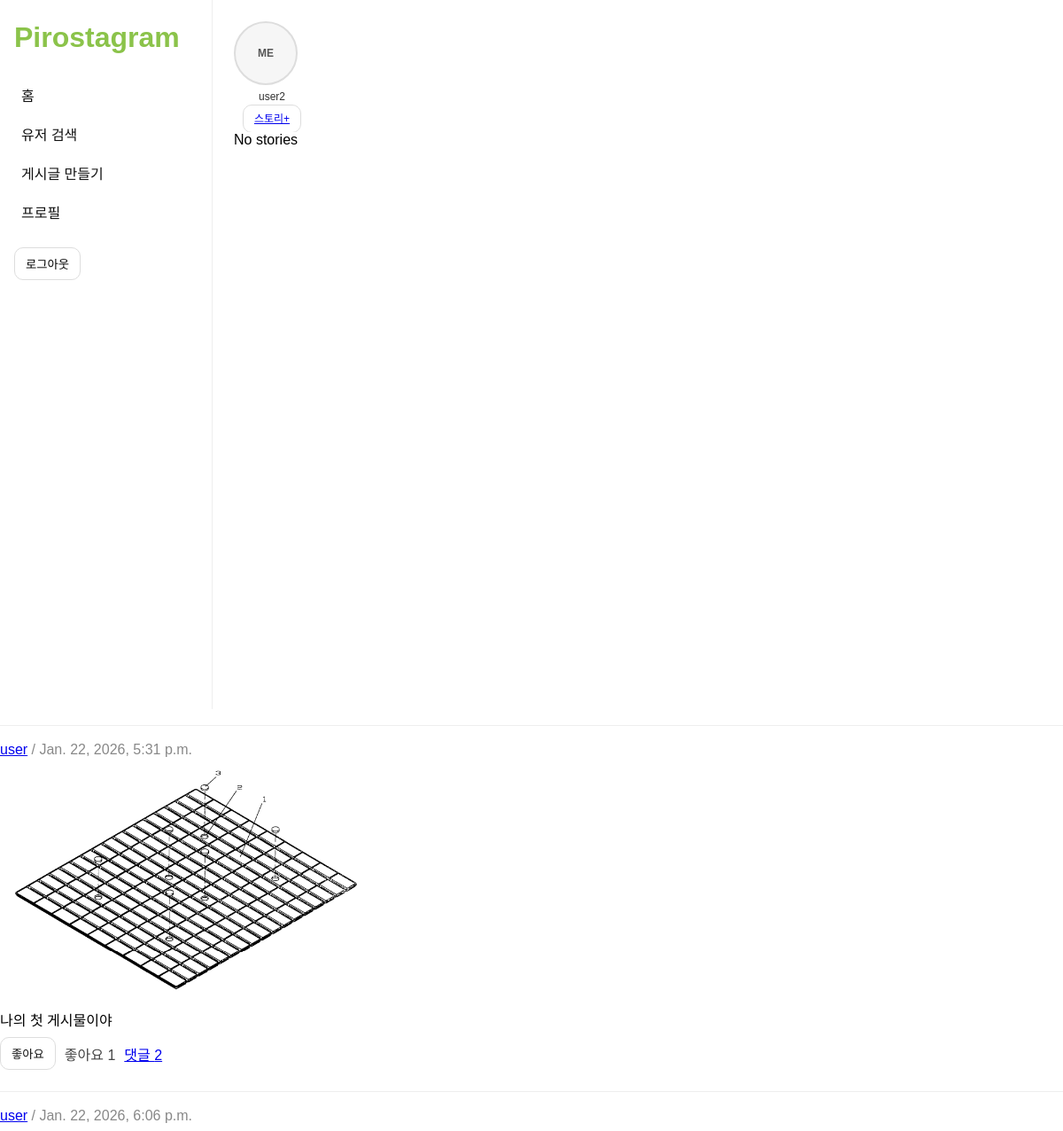
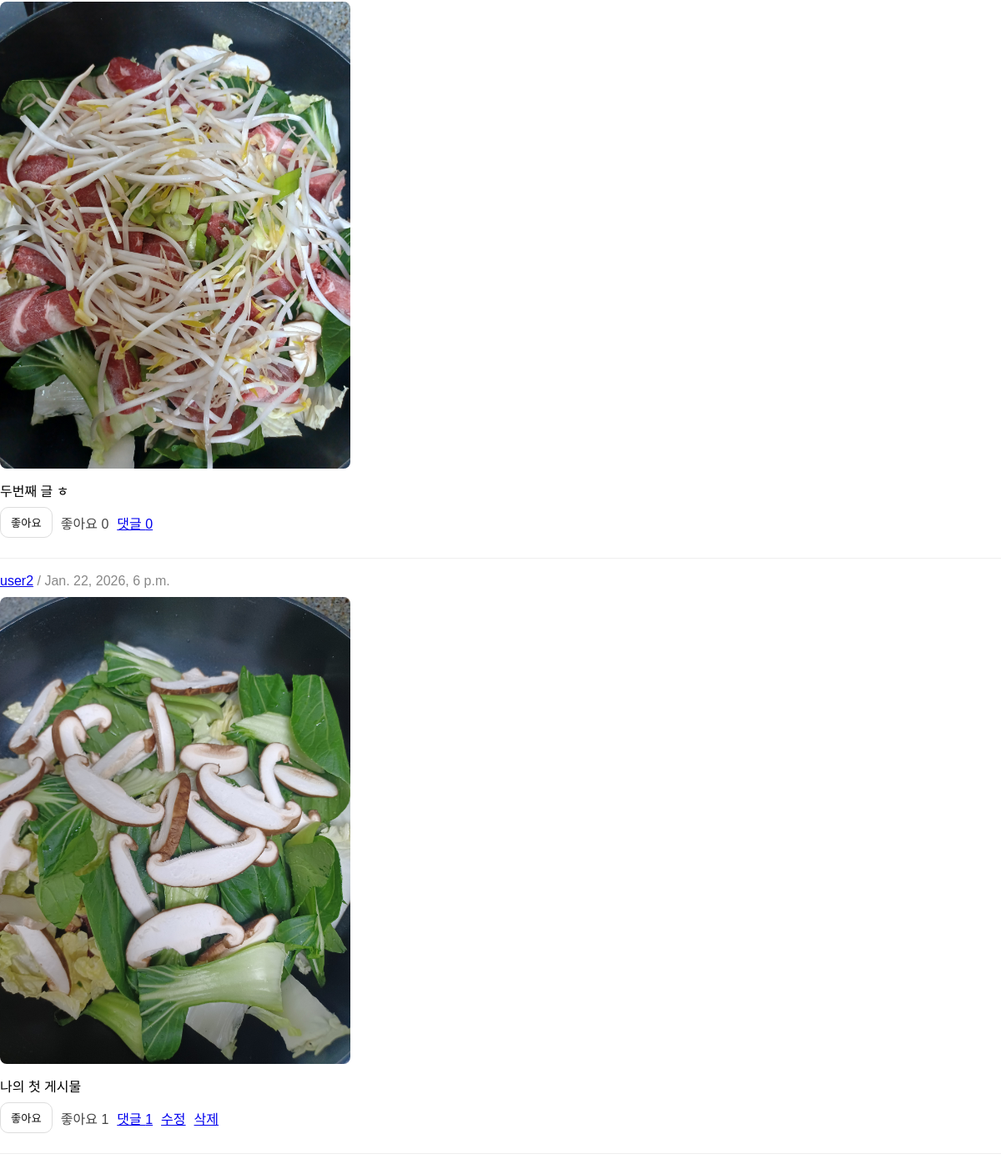
Screenshot of / (signed in) with the database file from the repository (2 pictures, top to bottom).
### posts/models.py (models this page shows, shortened)
class Post(models.Model):
    author = models.ForeignKey(settings.AUTH_USER_MODEL, on_delete=models.CASCADE, related_name="posts")
    image = models.ImageField(upload_to="posts/%Y/%m/%d/")
    content = models.TextField(blank=True)
    created_at = models.DateTimeField(auto_now_add=True)
    updated_at = models.DateTimeField(auto_now=True)
    class Meta:
        ordering = ["-created_at"]

### posts/views.py (the view)
# urls.py: path("", views.FeedView.as_view(), name="feed"),
class FeedView(LoginRequiredMixin, ListView):
    model = Post
    template_name = "posts/feed.html"
    context_object_name = "posts"
    def get_queryset(self):
        me = self.request.user
        following_ids = Follow.objects.filter(from_user=me).values_list("to_user_id", flat=True)
        qs = (
            Post.objects.filter(author_id__in=list(following_ids) + [me.id])
            .select_related("author")
            .annotate(
                likes_count=Count("likes", distinct=True),
                comments_count=Count("comments", distinct=True),
            )
        )
        return qs
    from .models import Story

### templates/posts/feed.html (shortened to what this page needs)
{% extends "base.html" %}
{% block content %}
<div class="storybar">
  <div class="story-item">
    {% if my_latest_story %}
      <a href="{% url 'posts:story_view' my_latest_story.id %}" style="text-decoration:none;">
        <div class="avatar-circle">ME</div>
      </a>
    {% else %}
      <a href="{% url 'posts:profile' user.username %}" style="text-decoration:none;">
        <div class="avatar-circle">ME</div>
      </a>
    {% endif %}
    <div style="margin-top:6px;">{{ user.username }}</div>
    <div style="margin-top:8px;">
      <a class="btn" href="{% url 'posts:story_create' %}">스토리+</a>
    </div>
  </div>
</div>
  {% for s in story_list %}
    {% if s.user_id != user.id %}
      <div class="story-item">
        <a href="{% url 'posts:story_view' s.id %}">
          <img class="avatar" src="https://via.placeholder.com/68?text={{ s.user.username|slice:":2" }}" alt="story">
        </a>
        <div style="margin-top:6px;">{{ s.user.username }}</div>
      </div>
    {% endif %}
  {% empty %}
    <span>No stories</span>
  {% endfor %}
</div>
<hr style="border:none; border-top:1px solid #eee; margin:18px 0;">
{% for post in posts %}
<div style="margin-bottom:24px;">
    <div>
        <a href="{% url 'posts:profile' post.author.username %}">{{ post.author.username }}</a>
        <span style="color:#888;"> / {{ post.created_at }}</span>
    </div>
    <div style="margin:10px 0;">
        <a href="{% url 'posts:detail' post.id %}">
            <img src="{{ post.image.url }}" alt="post" style="max-width:420px; border-radius:8px;">
        </a>
    </div>
    <div style="margin-bottom:8px;">{{ post.content }}</div>
    <div style="display:flex; gap:10px; align-items:center;">
        <form action="{% url 'posts:like_toggle' post.id %}" method="post">
            {% if post.id in liked_post_ids %}
            <button type="submit"
                style="background:#ff2d55; color:white; border:none; padding:8px 12px; border-radius:10px; cursor:pointer;">
                좋아요
            </button>
            {% else %}
            <button type="submit"
                style="background:white; color:#111; border:1px solid #ddd; padding:8px 12px; border-radius:10px; cursor:pointer;">
                좋아요
            </button>
            {% endif %}
        </form>
        <span style="color:#444;">좋아요 {{ post.likes_count }}</span>
        <a href="{% url 'posts:detail' post.id %}">댓글 {{ post.comments_count }}</a>
        {% if post.author == user %}
        <a href="{% url 'posts:update' post.id %}">수정</a>
        <a href="{% url 'posts:delete' post.id %}">삭제</a>
        {% endif %}
    </div>
</div>
<hr style="border:none; border-top:1px solid #eee; margin:18px 0;">
{% empty %}
<p>게시글이 없습니다.</p>
{% endfor %}
{% endblock %}

### templates/base.html (style rules this page uses)
body { margin:0; font-family: Arial, sans-serif; }
.storybar { display:flex; gap:16px; align-items:flex-start; overflow-x:auto; padding-bottom:8px; }
.story-item { width:86px; text-align:center; font-size:12px; color:#333; flex:0 0 auto; }
.avatar-circle { width:68px; height:68px; border-radius:50%; border:2px solid #ddd; display:flex; align-items:center; justify-content:center; background:#f6f6f6; font-weight:700; color:#555; user-select:none; }
.btn { padding:8px 12px; border:1px solid #ddd; border-radius:10px; background:white; cursor:pointer; }

### rows the page displays
Post: author.username "user", created_at "Jan. 22, 2026, 5:31 p.m.", image (picture), content "나의 첫 게시물이야", shows "좋아요", likes_count "1", comments_count "2"
Post: author.username "user", created_at "Jan. 22, 2026, 6:06 p.m.", image (picture), content "두번째 글 ㅎ", shows "좋아요", likes_count "0", comments_count "0"
Post: author.username "user2", created_at "Jan. 22, 2026, 6 p.m.", image (picture), content "나의 첫 게시물", shows "좋아요", likes_count "1", comments_count "1", shows "수정"

### other values shown
{{ user.username }} "user2"
